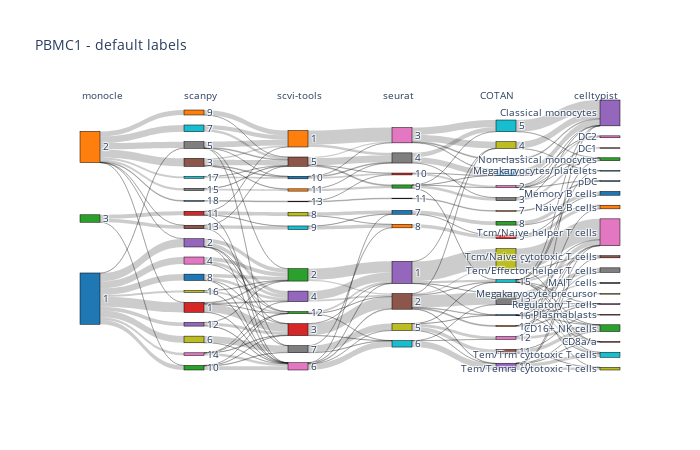
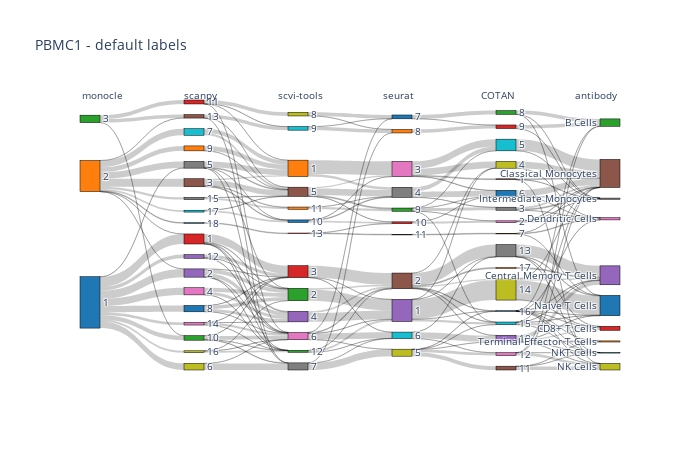
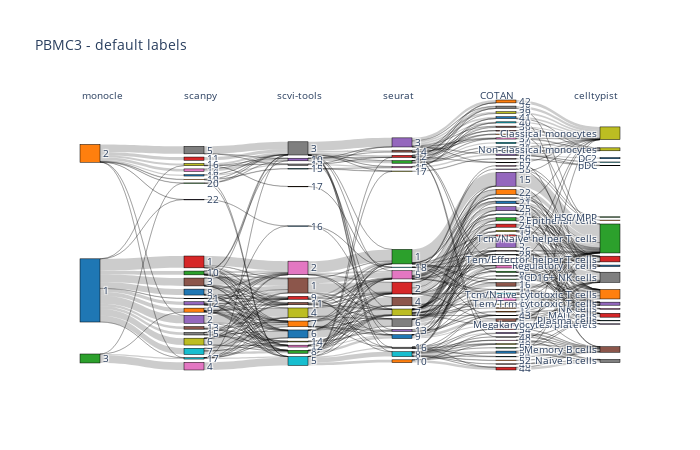
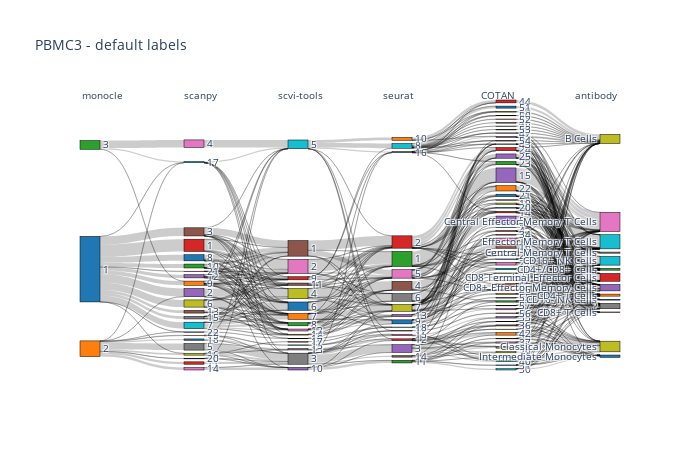

The cell these charts' notebook holds for them, in order:
### Code cell
for tuning in PARAMS_TUNING:
    for dataset in DATASET_NAMES:
        print('------------------------------')
        print(f'{dataset} - matching {tuning} labels' if tuning != 'default' else f'{dataset} - default labels')
        
        # concat tools labels
        labels_df = pd.read_csv(f'{DIR}{dataset}/COTAN/{tuning}/clustering_labels.csv', index_col=0)
        labels_df.rename(columns={"cluster": "cluster_COTAN"}, inplace=True)
        for tool in [t for t in TOOLS if t != 'COTAN']:
            tool_labels_df = pd.read_csv(f'{DIR}{dataset}/{tool}/{tuning}/clustering_labels.csv', index_col=0)
            labels_df = labels_df.merge(tool_labels_df, how='inner', on='cell')
            labels_df.rename(columns={"cluster": f"cluster_{tool}"}, inplace=True)
        
        # load and concat celltypist labels
        celltypist_df = pd.read_csv(f'{DIR}{dataset}/celltypist/celltypist_labels.csv', index_col=0)
        celltypist_df.index = celltypist_df.index.str[:-2]
        celltypist_df = labels_df.merge(celltypist_df, how='inner', on='cell')
        celltypist_df.rename(columns={"cluster.ids": f"cluster_celltypist"}, inplace=True)
        celltypist_mapping_df = pd.read_csv(f'{DIR}{dataset}/celltypist/celltypist_mapping.csv', index_col=0)
        
        # load and concat protein surface labels
        antibody_df = pd.read_csv(f'{DIR}{dataset}/antibody_annotation/antibody_labels.csv', index_col=0)
        antibody_df = labels_df.merge(antibody_df, how='inner', on='cell')
        antibody_df.rename(columns={"cluster.ids": f"cluster_antibody"}, inplace=True)
        antibody_mapping_df = pd.read_csv(f'{DIR}{dataset}/antibody_annotation/antibody_mapping.csv', index_col=1)

        # read dataset
        adata = sc.read_10x_mtx(
            f'{DIR}{dataset}/filtered/10X/',
            var_names='gene_symbols',
            cache=False
        )
        # keep only labelled cells
        adata.var_names_make_unique()
        subset_cells = adata.obs_names.isin(labels_df.index)
        adata = adata[subset_cells, :]

        # compute silhouette score
        silhouette = {}
        for tool in TOOLS:
            silhouette[tool] = silhouette_score(adata.X, labels_df[f'cluster_{tool}'])
        if tuning=='celltypist':
            silhouette['celltypist'] = silhouette_score(adata.X, celltypist_df[f'cluster_celltypist'])
        elif tuning=='antibody':
            silhouette['antibody'] = silhouette_score(adata.X, antibody_df[f'cluster_antibody'])
        silhouette_df = pd.DataFrame(silhouette, index=[0])
        silhouette_df.to_csv(f'{DIR}{dataset}/{tuning}_silhouette.csv')
        silhouette_df.to_latex(f'{DIR}{dataset}/{tuning}_silhouette.tex')

        # compute scores comparing each tool labels with celltypist labels
        if tuning == 'celltypist' or tuning == 'default':
            compute_scores(DIR, dataset, celltypist_df, tuning, 'celltypist')
            labels = []
            labels_titles = []
            for tool in TOOLS:
                labels.append(celltypist_df[f'cluster_{tool}'].to_list())
                labels_titles.append(tool)
            labels.append(celltypist_df[f'cluster_celltypist'].map(celltypist_mapping_df['go'].to_dict()).to_list())
            labels_titles.append('celltypist')
            title = f'{dataset} - matching {tuning} labels' if tuning != 'default' else f'{dataset} - default labels'
            sankey_plot(labels=labels, labels_titles=labels_titles, title=title, path=f'{DIR}{dataset}/{tuning}_celltypist.html')
        
        # compute scores comparing each tool labels with protein labels
        if tuning == 'antibody' or tuning == 'default':
            compute_scores(DIR, dataset, antibody_df, tuning, 'antibody')
            labels = []
            labels_titles = []
            for tool in TOOLS:
                labels.append(antibody_df[f'cluster_{tool}'].to_list())
                labels_titles.append(tool)
            labels.append(antibody_df[f'cluster_antibody'].map(antibody_mapping_df['go'].to_dict()).to_list())
            labels_titles.append('antibody')
            title = f'{dataset} - matching {tuning} labels' if tuning != 'default' else f'{dataset} - default labels'
            sankey_plot(labels=labels, labels_titles=labels_titles, title=title, path=f'{DIR}{dataset}/{tuning}_antibody.html')

### Figure 1 — Plotly figure (JSON) as saved in the notebook; plotly's stock layout.template omitted (floating-point values rounded to 4 significant figures; data arrays with more than 128 entries replaced by an {"elided": "..."} marker saying what was removed)
{"data": [{"link": {"source": {"elided": "215 int values"}, "target": {"elided": "215 int values"}, "value": {"elided": "215 int values"}}, "node": {"color": ["#1f77b4", "#ff7f0e", "#2ca02c", "#d62728", "#9467bd", "#8c564b", "#e377c2", "#7f7f7f", "#bcbd22", "#17becf", "#1f77b4", "#ff7f0e", "#2ca02c", "#d62728", "#9467bd", "#8c564b", "#e377c2", "#7f7f7f", "#bcbd22", "#17becf", "#1f77b4", "#ff7f0e", "#2ca02c", "#d62728", "#9467bd", "#8c564b", "#e377c2", "#7f7f7f", "#bcbd22", "#17becf", "#1f77b4", "#ff7f0e", "#2ca02c", "#d62728", "#9467bd", "#8c564b", "#e377c2", "#7f7f7f", "#bcbd22", "#17becf", "#1f77b4", "#ff7f0e", "#2ca02c", "#d62728", "#9467bd", "#8c564b", "#e377c2", "#7f7f7f", "#bcbd22", "#17becf", "#1f77b4", "#ff7f0e", "#2ca02c", "#d62728", "#9467bd", "#8c564b", "#e377c2", "#7f7f7f", "#bcbd22", "#17becf", "#1f77b4", "#ff7f0e", "#2ca02c", "#d62728", "#9467bd", "#8c564b", "#e377c2", "#7f7f7f", "#bcbd22", "#17becf", "#1f77b4", "#ff7f0e", "#2ca02c", "#d62728", "#9467bd", "#8c564b", "#e377c2", "#7f7f7f", "#bcbd22", "#17becf", "#1f77b4"], "label": [1, 2, 3, 1, 2, 3, 4, 5, 6, 7, 8, 9, 10, 11, 12, 13, 14, 15, 16, 17, 18, 1, 2, 3, 4, 5, 6, 7, 8, 9, 10, 11, 12, 13, 1, 2, 3, 4, 5, 6, 7, 8, 9, 10, 11, 1, 2, 3, 4, 5, 6, 7, 8, 9, 10, 11, 12, 13, 14, 15, 16, 17, "CD16+ NK cells", "CD8a/a", "Classical monocytes", "DC1", "DC2", "MAIT cells", "Megakaryocyte precursor", "Megakaryocytes/platelets", "Memory B cells", "Naive B cells", "Non-classical monocytes", "Plasmablasts", "Regulatory T cells", "Tcm/Naive cytotoxic T cells", "Tcm/Naive helper T cells", "Tem/Effector helper T cells", "Tem/Temra cytotoxic T cells", "Tem/Trm cytotoxic T cells", "pDC"], "line": {"color": "black", "width": 0.5}, "pad": 15, "thickness": 20}, "type": "sankey"}], "layout": {"annotations": [{"showarrow": false, "text": "monocle", "x": 0, "xref": "x", "y": 1.05, "yref": "paper"}, {"showarrow": false, "text": "scanpy", "x": 1, "xref": "x", "y": 1.05, "yref": "paper"}, {"showarrow": false, "text": "scvi-tools", "x": 2, "xref": "x", "y": 1.05, "yref": "paper"}, {"showarrow": false, "text": "seurat", "x": 3, "xref": "x", "y": 1.05, "yref": "paper"}, {"showarrow": false, "text": "COTAN", "x": 4, "xref": "x", "y": 1.05, "yref": "paper"}, {"showarrow": false, "text": "celltypist", "x": 5, "xref": "x", "y": 1.05, "yref": "paper"}], "font": {"size": 10}, "height": 450, "plot_bgcolor": "rgba(0,0,0,0)", "title": {"text": "PBMC1 - default labels"}, "width": 700, "xaxis": {"showgrid": false, "visible": false, "zeroline": false}, "yaxis": {"showgrid": false, "visible": false, "zeroline": false}}}

### Figure 2 — Plotly figure (JSON) as saved in the notebook; plotly's stock layout.template omitted (floating-point values rounded to 4 significant figures; data arrays with more than 128 entries replaced by an {"elided": "..."} marker saying what was removed)
{"data": [{"link": {"source": {"elided": "213 int values"}, "target": {"elided": "213 int values"}, "value": {"elided": "213 int values"}}, "node": {"color": ["#1f77b4", "#ff7f0e", "#2ca02c", "#d62728", "#9467bd", "#8c564b", "#e377c2", "#7f7f7f", "#bcbd22", "#17becf", "#1f77b4", "#ff7f0e", "#2ca02c", "#d62728", "#9467bd", "#8c564b", "#e377c2", "#7f7f7f", "#bcbd22", "#17becf", "#1f77b4", "#ff7f0e", "#2ca02c", "#d62728", "#9467bd", "#8c564b", "#e377c2", "#7f7f7f", "#bcbd22", "#17becf", "#1f77b4", "#ff7f0e", "#2ca02c", "#d62728", "#9467bd", "#8c564b", "#e377c2", "#7f7f7f", "#bcbd22", "#17becf", "#1f77b4", "#ff7f0e", "#2ca02c", "#d62728", "#9467bd", "#8c564b", "#e377c2", "#7f7f7f", "#bcbd22", "#17becf", "#1f77b4", "#ff7f0e", "#2ca02c", "#d62728", "#9467bd", "#8c564b", "#e377c2", "#7f7f7f", "#bcbd22", "#17becf", "#1f77b4", "#ff7f0e", "#2ca02c", "#d62728", "#9467bd", "#8c564b", "#e377c2", "#7f7f7f", "#bcbd22", "#17becf", "#1f77b4", "#ff7f0e"], "label": [1, 2, 3, 1, 2, 3, 4, 5, 6, 7, 8, 9, 10, 11, 12, 13, 14, 15, 16, 17, 18, 1, 2, 3, 4, 5, 6, 7, 8, 9, 10, 11, 12, 13, 1, 2, 3, 4, 5, 6, 7, 8, 9, 10, 11, 1, 2, 3, 4, 5, 6, 7, 8, 9, 10, 11, 12, 13, 14, 15, 16, 17, "B Cells", "CD8+ T Cells", "Central Memory T Cells", "Classical Monocytes", "Dendritic Cells", "Intermediate Monocytes", "NK Cells", "NKT Cells", "Naive T Cells", "Terminal Effector T Cells"], "line": {"color": "black", "width": 0.5}, "pad": 15, "thickness": 20}, "type": "sankey"}], "layout": {"annotations": [{"showarrow": false, "text": "monocle", "x": 0, "xref": "x", "y": 1.05, "yref": "paper"}, {"showarrow": false, "text": "scanpy", "x": 1, "xref": "x", "y": 1.05, "yref": "paper"}, {"showarrow": false, "text": "scvi-tools", "x": 2, "xref": "x", "y": 1.05, "yref": "paper"}, {"showarrow": false, "text": "seurat", "x": 3, "xref": "x", "y": 1.05, "yref": "paper"}, {"showarrow": false, "text": "COTAN", "x": 4, "xref": "x", "y": 1.05, "yref": "paper"}, {"showarrow": false, "text": "antibody", "x": 5, "xref": "x", "y": 1.05, "yref": "paper"}], "font": {"size": 10}, "height": 450, "plot_bgcolor": "rgba(0,0,0,0)", "title": {"text": "PBMC1 - default labels"}, "width": 700, "xaxis": {"showgrid": false, "visible": false, "zeroline": false}, "yaxis": {"showgrid": false, "visible": false, "zeroline": false}}}

### Figure 3 — Plotly figure (JSON) as saved in the notebook; plotly's stock layout.template omitted (floating-point values rounded to 4 significant figures; data arrays with more than 128 entries replaced by an {"elided": "..."} marker saying what was removed)
{"data": [{"link": {"source": {"elided": "548 int values"}, "target": {"elided": "548 int values"}, "value": {"elided": "548 int values"}}, "node": {"color": {"elided": "136 str values"}, "label": {"elided": "136 mixed values"}, "line": {"color": "black", "width": 0.5}, "pad": 15, "thickness": 20}, "type": "sankey"}], "layout": {"annotations": [{"showarrow": false, "text": "monocle", "x": 0, "xref": "x", "y": 1.05, "yref": "paper"}, {"showarrow": false, "text": "scanpy", "x": 1, "xref": "x", "y": 1.05, "yref": "paper"}, {"showarrow": false, "text": "scvi-tools", "x": 2, "xref": "x", "y": 1.05, "yref": "paper"}, {"showarrow": false, "text": "seurat", "x": 3, "xref": "x", "y": 1.05, "yref": "paper"}, {"showarrow": false, "text": "COTAN", "x": 4, "xref": "x", "y": 1.05, "yref": "paper"}, {"showarrow": false, "text": "celltypist", "x": 5, "xref": "x", "y": 1.05, "yref": "paper"}], "font": {"size": 10}, "height": 450, "plot_bgcolor": "rgba(0,0,0,0)", "title": {"text": "PBMC3 - default labels"}, "width": 700, "xaxis": {"showgrid": false, "visible": false, "zeroline": false}, "yaxis": {"showgrid": false, "visible": false, "zeroline": false}}}

### Figure 4 — Plotly figure (JSON) as saved in the notebook; plotly's stock layout.template omitted (floating-point values rounded to 4 significant figures; data arrays with more than 128 entries replaced by an {"elided": "..."} marker saying what was removed)
{"data": [{"link": {"source": {"elided": "634 int values"}, "target": {"elided": "634 int values"}, "value": {"elided": "634 int values"}}, "node": {"color": {"elided": "131 str values"}, "label": {"elided": "131 mixed values"}, "line": {"color": "black", "width": 0.5}, "pad": 15, "thickness": 20}, "type": "sankey"}], "layout": {"annotations": [{"showarrow": false, "text": "monocle", "x": 0, "xref": "x", "y": 1.05, "yref": "paper"}, {"showarrow": false, "text": "scanpy", "x": 1, "xref": "x", "y": 1.05, "yref": "paper"}, {"showarrow": false, "text": "scvi-tools", "x": 2, "xref": "x", "y": 1.05, "yref": "paper"}, {"showarrow": false, "text": "seurat", "x": 3, "xref": "x", "y": 1.05, "yref": "paper"}, {"showarrow": false, "text": "COTAN", "x": 4, "xref": "x", "y": 1.05, "yref": "paper"}, {"showarrow": false, "text": "antibody", "x": 5, "xref": "x", "y": 1.05, "yref": "paper"}], "font": {"size": 10}, "height": 450, "plot_bgcolor": "rgba(0,0,0,0)", "title": {"text": "PBMC3 - default labels"}, "width": 700, "xaxis": {"showgrid": false, "visible": false, "zeroline": false}, "yaxis": {"showgrid": false, "visible": false, "zeroline": false}}}
